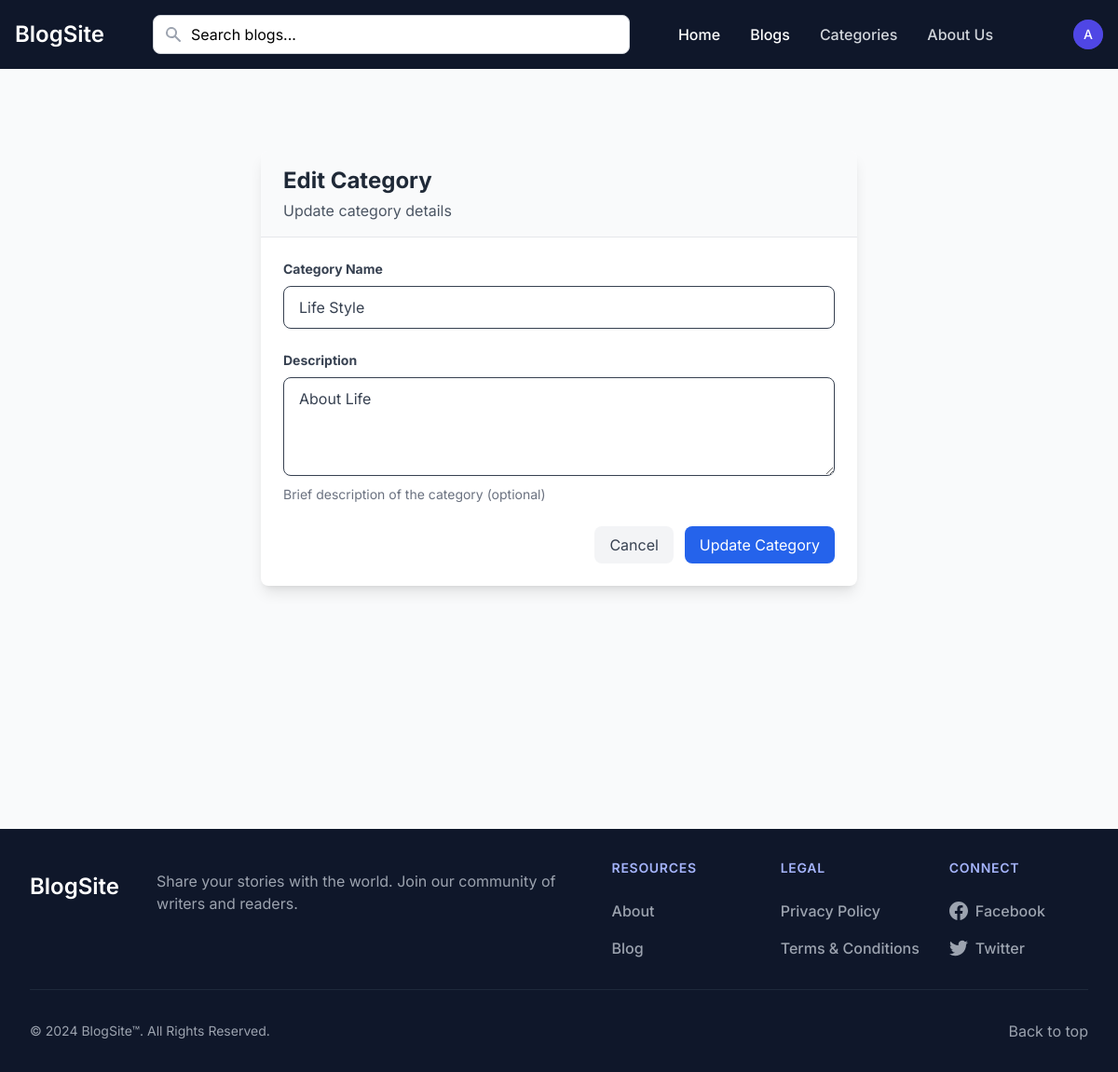
/categories/2/edit (signed in), run on the app's committed database.
### app.py (models this page shows, shortened)
class User(UserMixin, db.Model):
    id = db.Column(db.Integer, primary_key=True)
    name = db.Column(db.String(100), nullable=False)
    email = db.Column(db.String(120), unique=True, nullable=False)
    password = db.Column(db.String(200), nullable=False)
    is_admin = db.Column(db.Boolean, default=False)
    created_at = db.Column(db.DateTime, nullable=False, default=datetime.utcnow)
    updated_at = db.Column(db.DateTime, default=datetime.utcnow, onupdate=datetime.utcnow)

class Category(db.Model):
    id = db.Column(db.Integer, primary_key=True)
    name = db.Column(db.String(50), unique=True, nullable=False)
    description = db.Column(db.Text)
    created_at = db.Column(db.DateTime, default=datetime.utcnow)
    updated_at = db.Column(db.DateTime, default=datetime.utcnow, onupdate=datetime.utcnow)
    blogs = db.relationship('Blog', backref='category', lazy=True)

### app.py (the view, shortened to what this page needs)
@app.route('/categories/<int:category_id>/edit', methods=['GET', 'POST'])
@login_required
def edit_category(category_id):
    if not current_user.is_admin:
        flash('Only administrators can manage categories.', 'error')
        return redirect(url_for('home'))
    category = Category.query.get_or_404(category_id)
    return render_template('edit_category.html', category=category, user=current_user)

### app.py (called while the page is built)
@app.context_processor
def utility_processor():
    return {
        'POSTS_PER_PAGE': app.config['POSTS_PER_PAGE'],
        'min': min  # Make min() function available in templates
    }

@login_manager.user_loader
def load_user(user_id):
    return User.query.get(int(user_id))

### templates/edit_category.html (shortened to what this page needs)
{% extends "base.html" %}
{% block content %}
<div class="max-w-2xl mx-auto my-10 px-4">
    <div class="bg-white rounded-lg shadow-lg overflow-hidden">
        <div class="bg-gray-50 border-b px-6 py-4">
            <h2 class="text-2xl font-bold text-gray-800">Edit Category</h2>
            <p class="text-gray-600 mt-1">Update category details</p>
        </div>
        <form method="POST" class="p-6">
            <div class="space-y-6">
                <div>
                    <label class="block text-gray-700 text-sm font-bold mb-2" for="name">
                        Category Name
                    </label>
                    <input class="shadow-sm appearance-none border rounded-lg w-full py-3 px-4 text-gray-700 leading-tight focus:outline-none focus:ring-2 focus:ring-blue-500 focus:border-transparent"
                           id="name" name="name" type="text" required
                           value="{{ category.name }}">
                </div>
                <div>
                    <label class="block text-gray-700 text-sm font-bold mb-2" for="description">
                        Description
                    </label>
                    <textarea class="shadow-sm appearance-none border rounded-lg w-full py-3 px-4 text-gray-700 leading-tight focus:outline-none focus:ring-2 focus:ring-blue-500 focus:border-transparent"
                              id="description" name="description" rows="4">{{ category.description }}</textarea>
                    <p class="mt-1 text-sm text-gray-500">Brief description of the category (optional)</p>
                </div>
                <div class="flex justify-end space-x-3">
                    <a href="{{ url_for('list_categories') }}"
                       class="px-4 py-2 text-gray-700 bg-gray-100 rounded-lg hover:bg-gray-200 focus:outline-none focus:ring-2 focus:ring-gray-400">
                        Cancel
                    </a>
                    <button type="submit"
                            class="px-4 py-2 bg-blue-600 text-white rounded-lg hover:bg-blue-700 focus:outline-none focus:ring-2 focus:ring-blue-500">
                        Update Category
                    </button>
                </div>
            </div>
        </form>
    </div>
</div>
{% endblock %}

### templates/base.html (shortened to what this page needs)
<!DOCTYPE html>
<html lang="en">
<head>
    <link href="{{ url_for('static', filename='dist/css/output.css') }}" rel="stylesheet">
</head>
<body class="bg-gray-50">
    <nav class="bg-slate-900">
        <div class="max-w-screen-xl flex flex-wrap items-center justify-between mx-auto p-4">
            <a href="/" class="flex items-center space-x-3 rtl:space-x-reverse">
                <span class="self-center text-2xl font-semibold whitespace-nowrap text-white">BlogSite</span>
            </a>
            <div class="flex items-center md:order-2">
                {% if current_user.is_authenticated %}
                    <button type="button"
                            class="flex text-sm bg-slate-700 rounded-full md:me-0 focus:ring-4 focus:ring-indigo-500"
                            id="user-menu-button"
                            aria-expanded="false"
                            data-dropdown-toggle="user-dropdown"
                            data-dropdown-placement="bottom"
                            style="margin-left: 50px;">
                        <div class="w-8 h-8 rounded-full bg-indigo-600 flex items-center justify-center">
                            <span class="text-white font-medium">{{ current_user.name[:1] }}</span>
                        </div>
                    </button>
                {% else %}
                    <a href="{{ url_for('login') }}"
                        style="margin-left: 50px;"
                       class="text-white bg-indigo-600 hover:bg-indigo-700 focus:ring-4 focus:outline-none focus:ring-indigo-300 font-medium rounded-lg text-sm px-4 py-2 text-center shadow-sm">
                        Login
                    </a>
                {% endif %}
            </div>
            <div class="items-center justify-between hidden w-full md:flex md:w-auto md:order-1 bg-slate-900" id="navbar-cta">
                <ul class="flex flex-col font-medium p-4 md:p-0 mt-4 rounded-lg md:space-x-8 rtl:space-x-reverse md:flex-row md:mt-0">
                    <li>
                        <a href="/" class="block py-2 px-3 md:p-0 text-white hover:text-indigo-300" aria-current="page">Home</a>
                    </li>
                    <li>
                        <a href="{{url_for('all_blogs')}}" class="block py-2 px-3 md:p-0 text-white hover:text-indigo-300" aria-current="page">Blogs</a>
                    </li>
                    {% if user.is_admin %}
                    <li>
                        <a href="{{ url_for('list_categories') }}" class="block py-2 px-3 md:p-0 text-gray-300 hover:text-indigo-300">Categories</a>
                    </li>
                    {% endif %}
                    <li>
                        <a href="#" class="block py-2 px-3 md:p-0 text-gray-300 hover:text-indigo-300">About Us</a>
                    </li>
                </ul>
            </div>
            <div class="flex-1 max-w-lg mx-4 relative">
                <form action="{{ url_for('search') }}" method="GET" class="relative">
                    <div class="relative">
                        <input type="text" name="q"
                               class="w-full px-4 py-2 pl-10 pr-4 rounded-lg border border-gray-300 focus:outline-none focus:ring-2 focus:ring-indigo-500 focus:border-indigo-500"
                               id="searchInput"
                               placeholder="Search blogs..."
                               autocomplete="off"
                               value="{{ request.args.get('q', '') }}">
                        <div class="absolute inset-y-0 left-0 pl-3 flex items-center pointer-events-none">
                        </div>
                    </div>
                </form>
            </div>
        </div>
    </nav>
    <main class="container mx-auto px-4 py-8 min-h-screen">
        {% block content %}{% endblock %}
    </main>
    <footer class="bg-slate-900 text-white">
        <div class="mx-auto w-full max-w-screen-xl p-8">
            <div class="md:flex md:justify-between">
                <div class="mb-6 md:mb-0">
                    <a href="/" class="flex items-center space-y-3">
                        <span class="self-center text-2xl font-semibold whitespace-nowrap text-white">BlogSite</span>
                        <p class="text-gray-400 mt-4 max-w-md" style="margin-left: 40px;">Share your stories with the world. Join our community of writers and readers.</p>
                    </a>
                </div>
                <div class="grid grid-cols-2 gap-12 sm:gap-8 sm:grid-cols-3">
                    <div>
                        <h2 class="mb-6 text-sm font-semibold text-indigo-300 uppercase tracking-wider">Resources</h2>
                        <ul class="text-gray-400 font-medium space-y-4">
                            <li class="mb-4">
                                <a href="#" class="hover:text-indigo-300 transition-colors duration-200">About</a>
                            </li>
                            <li>
                                <a href="#" class="hover:text-indigo-300 transition-colors duration-200">Blog</a>
                            </li>
                        </ul>
                    </div>
                    <div>
                        <h2 class="mb-6 text-sm font-semibold text-indigo-300 uppercase tracking-wider">Legal</h2>
                        <ul class="text-gray-400 font-medium space-y-4">
                            <li class="mb-4">
                                <a href="#" class="hover:text-indigo-300 transition-colors duration-200">Privacy Policy</a>
                            </li>
                            <li>
                                <a href="#" class="hover:text-indigo-300 transition-colors duration-200">Terms &amp; Conditions</a>
                            </li>
                        </ul>
                    </div>
                    <div>
                        <h2 class="mb-6 text-sm font-semibold text-indigo-300 uppercase tracking-wider">Connect</h2>
                        <ul class="text-gray-400 font-medium space-y-4">
                            <li>
                                <a href="#" class="hover:text-indigo-300 transition-colors duration-200 flex items-center">
                                    Facebook
                                </a>
                            </li>
                            <li>
                                <a href="#" class="hover:text-indigo-300 transition-colors duration-200 flex items-center">
                                    Twitter
                                </a>
                            </li>
                        </ul>
                    </div>
                </div>
            </div>
            <hr class="my-8 border-slate-800" />
            <div class="sm:flex sm:items-center sm:justify-between">
                <span class="text-sm text-gray-400 sm:text-center">© 2024 BlogSite™. All Rights Reserved.</span>
                <div class="flex mt-4 sm:mt-0">
                    <a href="#" class="text-gray-400 hover:text-indigo-300 transition-colors duration-200">
                        Back to top
                    </a>
                </div>
            </div>
        </div>
    </footer>
</body>
</html>

### templates/base.html (style rules this page uses)
body { font-family: 'Inter', sans-serif; }

### data on the page
User: name "A"
Category: name "Life Style", description "About Life"
